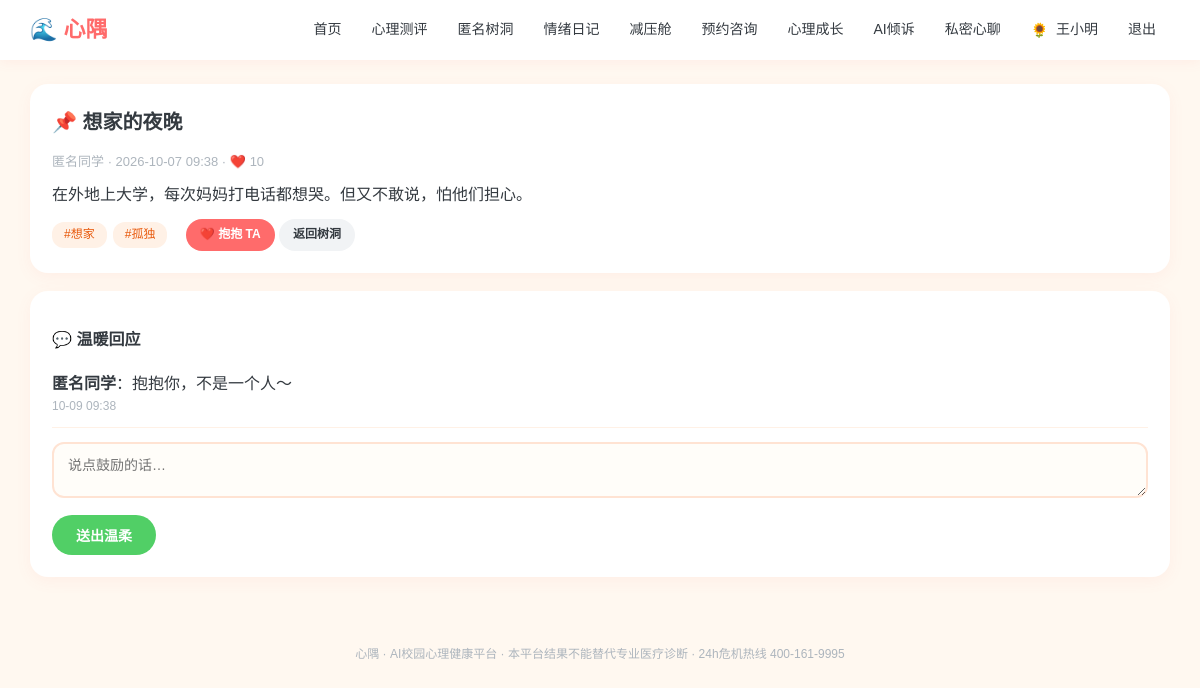
Page /treehole/3 (signed in) on the earlier database version.
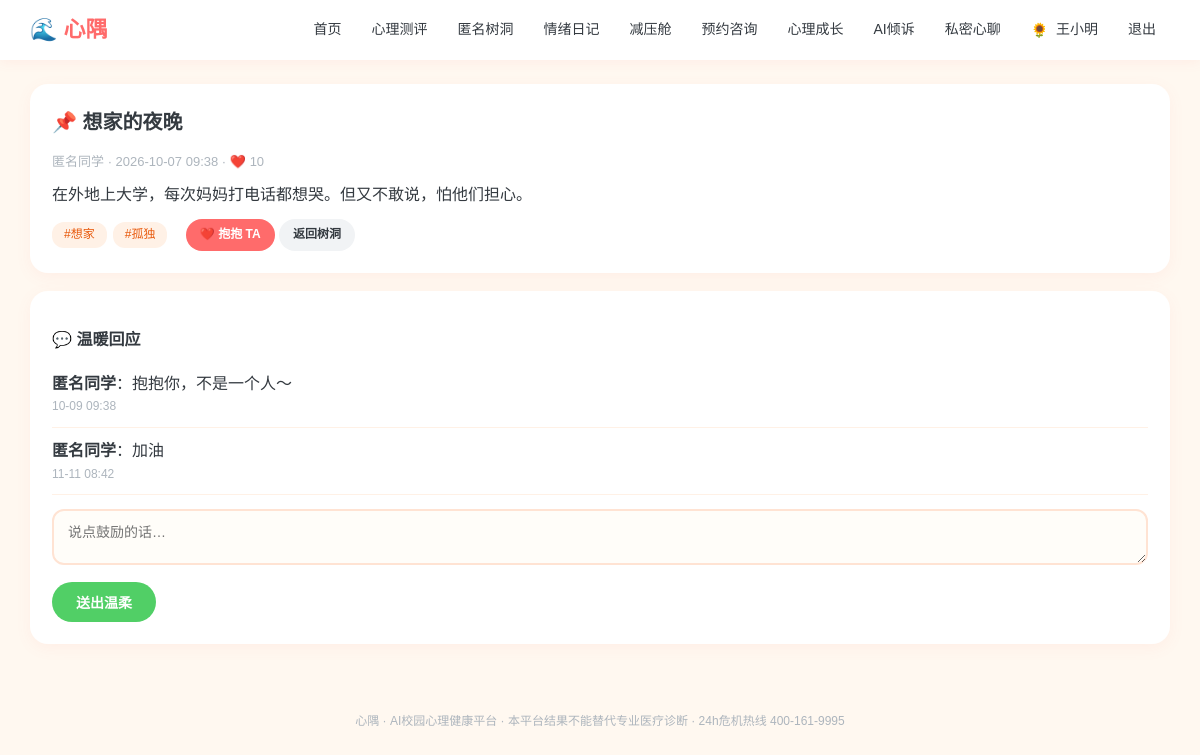
Same page on the later database version.
### models.py (models this page shows)
class TreeComment(db.Model):
    __tablename__ = "tree_comments"
    id = db.Column(db.Integer, primary_key=True)
    post_id = db.Column(db.Integer, db.ForeignKey("tree_posts.id"))
    nickname = db.Column(db.String(64), default="匿名同学")
    content = db.Column(db.Text)
    created_at = db.Column(db.DateTime, default=datetime.now)

### app.py (the view)
@app.route("/treehole/<int:pid>", methods=["GET", "POST"])
@login_required()
def treehole_detail(u, pid):
    p = db.session.get(TreePost, pid)
    if not p:
        return redirect(url_for("treehole"))
    if p.hidden and p.user_id != u.id:
        return redirect(url_for("treehole"))
    if request.method == "POST":
        c = TreeComment(post_id=pid, nickname="匿名同学",content=request.form.get("content", "").strip())
        db.session.add(c)
        db.session.commit()
        return redirect(url_for("treehole_detail", pid=pid))
    comments = TreeComment.query.filter_by(post_id=pid).order_by(TreeComment.id).all()
    return render_template("detail.html", u=u, p=p, comments=comments)

### app.py (called while the page is built)
def login_required(role=None):
    def decor(f):
        @wraps(f)
        def wrapper(*args,**kwargs):
            uid = session.get("uid")
            if not uid:
                return redirect(url_for("login", next=request.path))
            u = db.session.get(User, uid)
            if not u:
                session.clear()
                return redirect(url_for("login"))
            if not u.profile_completed and request.endpoint not in (
                    "profile", "logout", "static", "avatar_upload"):
                flash("首次登录请先完善你的基本信息", "warn")
                return redirect(url_for("profile"))
            if role and u.role != role:
                flash("该页面需要相应权限", "warn")
                return redirect(url_for("index"))
            return f(u, *args, **kwargs)
        return wrapper
    return decor

### templates/detail.html (shortened to what this page needs)
{% extends "base.html" %}
{% block body %}
<div class="card">
  <h2>📌 {{ p.title }}</h2>
  <div style="color:#adb5bd;font-size:13px;margin-bottom:10px">{{ p.nickname }} · {{ p.created_at.strftime('%Y-%m-%d %H:%M') }} · ❤️ {{ p.likes }}</div>
  <p style="white-space:pre-wrap">{{ p.content }}</p>
  <p style="margin-top:10px">
    {% for t in p.tags.split() %}<span class="tag">#{{ t }}</span>{% endfor %}
    <a class="btn btn-sm" style="margin-left:8px" href="{{ url_for('treehole_like', pid=p.id) }}">❤️ 抱抱 TA</a>
    <a class="btn btn-ghost btn-sm" href="{{ url_for('treehole') }}">返回树洞</a>
  </p>
</div>
<div class="card">
  <h3>💬 温暖回应</h3>
  {% for c in comments %}
  <div style="padding:10px 0;border-bottom:1px solid #fff1e6">
    <b>{{ c.nickname }}</b>：{{ c.content }}
    <div style="color:#adb5bd;font-size:12px">{{ c.created_at.strftime('%m-%d %H:%M') }}</div>
  </div>
  {% else %}<p style="color:#adb5bd">还没有回应，做第一个温暖TA的人吧。</p>{% endfor %}
  <form method="post" style="margin-top:14px">
    <textarea name="content" rows="2" placeholder="说点鼓励的话…" required></textarea>
    <button class="btn btn-mint" style="margin-top:8px">送出温柔</button>
  </form>
</div>
{% endblock %}

Differences in the rows shown:
added TreeComment: nickname "匿名同学", content "加油", created_at "11-11 08:42"
